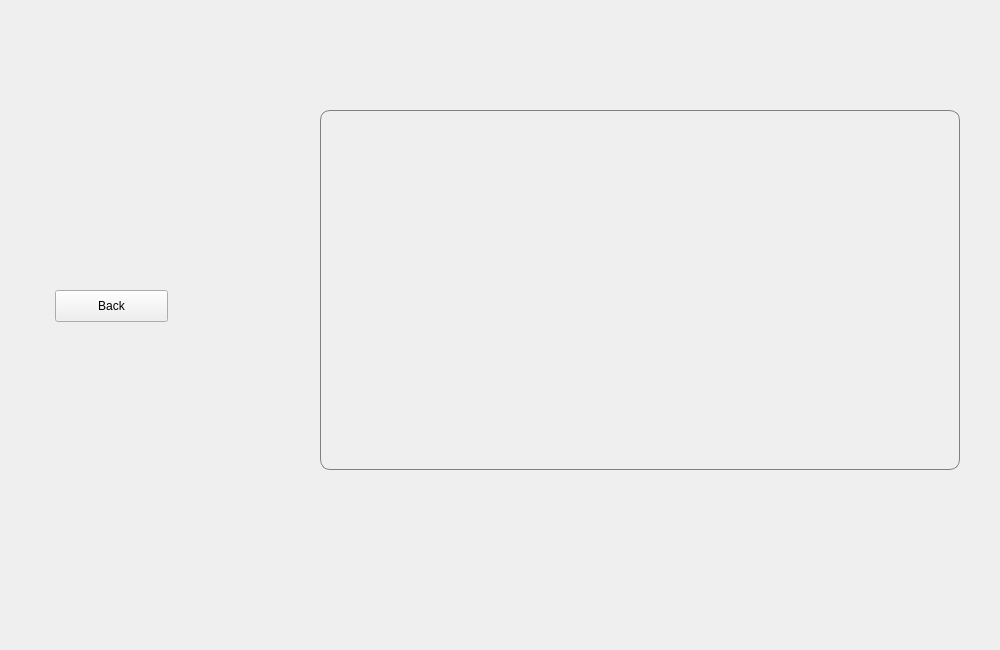
<?xml version="1.0" encoding="UTF-8"?>
<ui version="4.0">
 <class>Form</class>
 <widget class="QWidget" name="Form">
  <property name="geometry">
   <rect>
    <x>0</x>
    <y>0</y>
    <width>1000</width>
    <height>650</height>
   </rect>
  </property>
  <property name="windowTitle">
   <string>Form</string>
  </property>
  <widget class="QPushButton" name="backbutton">
   <property name="geometry">
    <rect>
     <x>55</x>
     <y>290</y>
     <width>113</width>
     <height>32</height>
    </rect>
   </property>
   <property name="styleSheet">
    <string notr="true">QPushButton::hover{
color: #2272a1;

}</string>
   </property>
   <property name="text">
    <string>Back</string>
   </property>
  </widget>
  <widget class="QLabel" name="label">
   <property name="geometry">
    <rect>
     <x>320</x>
     <y>110</y>
     <width>640</width>
     <height>360</height>
    </rect>
   </property>
   <property name="styleSheet">
    <string notr="true">QLabel{
border: 1px solid grey;
border-radius: 10px;
}

QLabel::hover{
border: 1px solid grey;
border-radius: 10px;
border-color: #e38576;
}</string>
   </property>
   <property name="text">
    <string/>
   </property>
  </widget>
 </widget>
 <resources/>
 <connections/>
</ui>
